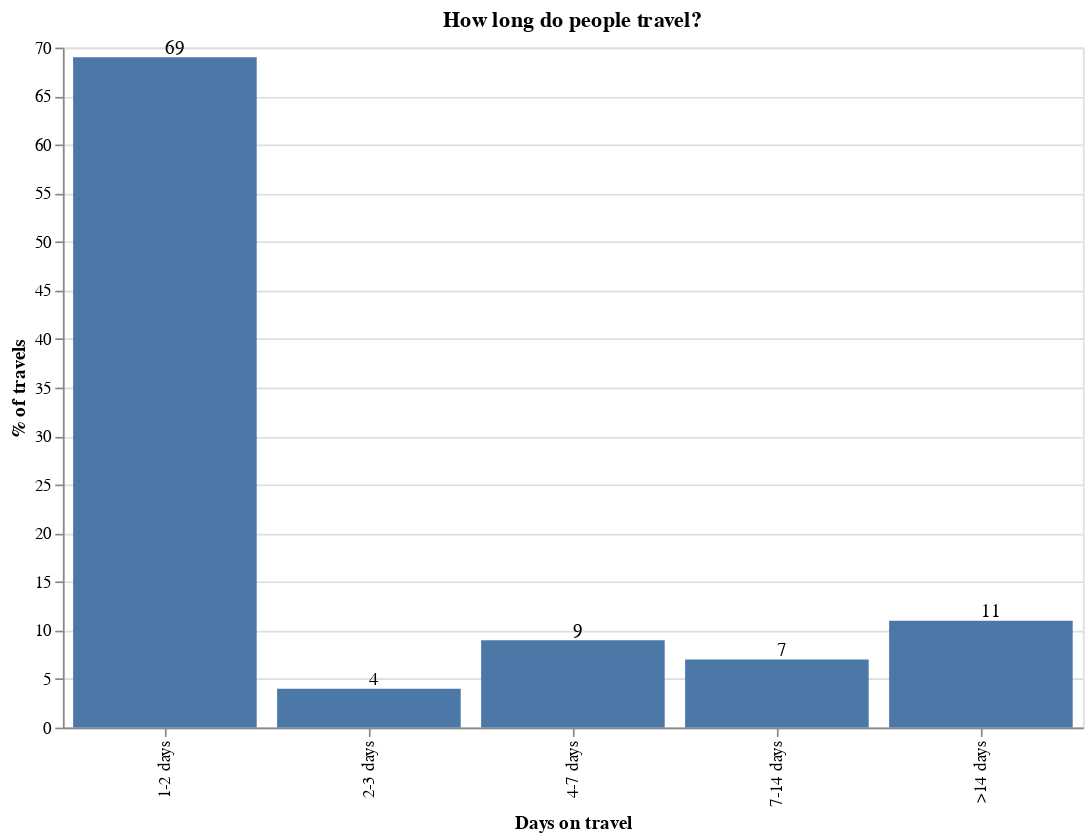

Source (notebook cell):
### Code cell
##show distribution of days_spent

data = df

data["days_category"] = ""
data.loc[data["days_spent"] <= 1, ["days_category"]] = "1-2 days"
data.loc[
    (data["days_spent"] > 1) & (data["days_spent"] <= 3), "days_category"
] = "2-3 days"
data.loc[
    (data["days_spent"] > 3) & (data["days_spent"] <= 7), "days_category"
] = "4-7 days"
data.loc[
    (data["days_spent"] > 7) & (data["days_spent"] <= 14), "days_category"
] = "7-14 days"
data.loc[(data["days_spent"] > 14), "days_category"] = ">14 days"

data = data.groupby("days_category").agg("count").reset_index()

data["group_column"] = 0
data["total"] = data.groupby("group_column")["group_id"].transform("sum")
data["perc"] = 100 * (data["group_id"]) / data["total"]

data["perc"] = data["perc"].round(0)
## plotting results.

bars = (
    alt.Chart(data)
    .mark_bar()
    .encode(
        x=alt.X("days_category:O", axis=alt.Axis(title="Days on travel")),
        y=alt.Y("perc:Q", axis=alt.Axis(title="% of travels")),
    )
    .properties(width=600, height=400, title="How long do people travel?")
)

text = bars.mark_text(
    align="left",
    baseline="middle",
    dx=0,
    dy=-5,  # Nudges text to right so it doesn't appear on top of the bar
).encode(text="perc:Q")

(bars + text).properties(height=900)

### Figure 1 — Vega-Lite specification as saved in the notebook (floating-point values rounded to 4 significant figures)
{"config": {"view": {"continuousWidth": 400, "continuousHeight": 300}}, "layer": [{"mark": "bar", "encoding": {"x": {"type": "ordinal", "axis": {"title": "Days on travel"}, "field": "days_category"}, "y": {"type": "quantitative", "axis": {"title": "% of travels"}, "field": "perc"}}, "height": 400, "title": "How long do people travel?", "width": 600}, {"mark": {"type": "text", "align": "left", "baseline": "middle", "dx": 0, "dy": -5}, "encoding": {"text": {"type": "quantitative", "field": "perc"}, "x": {"type": "ordinal", "axis": {"title": "Days on travel"}, "field": "days_category"}, "y": {"type": "quantitative", "axis": {"title": "% of travels"}, "field": "perc"}}, "height": 400, "title": "How long do people travel?", "width": 600}], "data": {"name": "data-c6fbc1ace4cc809067f31fa273b3f9b8"}, "height": 900, "$schema": "https://vega.github.io/schema/vega-lite/v4.0.2.json", "datasets": {"data-c6fbc1ace4cc809067f31fa273b3f9b8": [{"days_category": "1-2 days", "user_id": 712297, "group_id": 712297, "region_group": 712297, "country_tnc_legal": 712297, "product_id": 712297, "volume": 712297, "transactions": 712297, "last_purchase": 712297, "first_purchase": 712297, "days_spent": 712297, "group_column": 0, "total": 1025243, "perc": 69.0}, {"days_category": "2-3 days", "user_id": 45571, "group_id": 45571, "region_group": 45571, "country_tnc_legal": 45571, "product_id": 45571, "volume": 45571, "transactions": 45571, "last_purchase": 45571, "first_purchase": 45571, "days_spent": 45571, "group_column": 0, "total": 1025243, "perc": 4.0}, {"days_category": "4-7 days", "user_id": 88275, "group_id": 88275, "region_group": 88275, "country_tnc_legal": 88275, "product_id": 88275, "volume": 88275, "transactions": 88275, "last_purchase": 88275, "first_purchase": 88275, "days_spent": 88275, "group_column": 0, "total": 1025243, "perc": 9.0}, {"days_category": "7-14 days", "user_id": 70896, "group_id": 70896, "region_group": 70896, "country_tnc_legal": 70896, "product_id": 70896, "volume": 70896, "transactions": 70896, "last_purchase": 70896, "first_purchase": 70896, "days_spent": 70896, "group_column": 0, "total": 1025243, "perc": 7.0}, {"days_category": ">14 days", "user_id": 108204, "group_id": 108204, "region_group": 108204, "country_tnc_legal": 108204, "product_id": 108204, "volume": 108204, "transactions": 108204, "last_purchase": 108204, "first_purchase": 108204, "days_spent": 108204, "group_column": 0, "total": 1025243, "perc": 11.0}]}}
